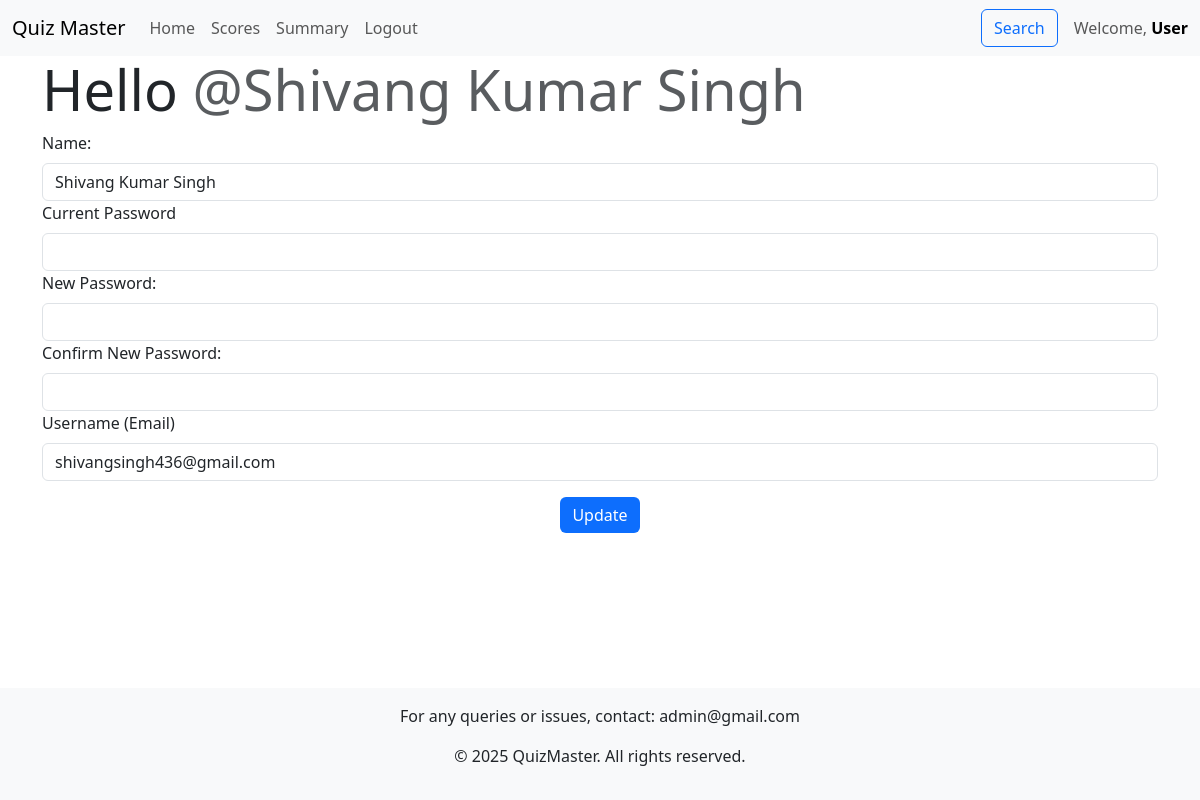
The page /profile (signed in) on the database its author committed.
### models.py (models this page shows)
class User(db.Model):
    id = db.Column(db.Integer, primary_key=True)
    username = db.Column(db.String(120), unique=True, nullable=False)
    password_hash = db.Column(db.String(120), nullable=False)
    full_name = db.Column(db.String(100))
    qualification = db.Column(db.String(100))
    dob = db.Column(db.Date)
    role = db.Column(db.Enum("user", "admin", name="user_roles"), default="user",)
    created_at = db.Column(db.DateTime, default=datetime.now(timezone.utc))
    scores = db.relationship('Score', backref='user', lazy=True, cascade="all, delete-orphan")

### controllers/controllers_login.py (the view, shortened to what this page needs)
@app.route("/profile", methods=["GET", "POST"])
@auth_required
def profile():
    user = User.query.get(session["user_id"])
    return render_template("profile.html", user=user)

### controllers/controllers_login.py (called while the page is built)
def auth_required(func):
    @wraps(func)
    def inner(*args, **kwargs):
        if "user_id" in session:
            return func(*args, **kwargs)
        else:
            flash("Please login to continue")
            return redirect(url_for("home"))
    return inner

### templates/profile.html (shortened to what this page needs)
{% extends 'base.html' %} {% block title %} Profile Page {% endblock %} {% block
    content %}
    <div class="heading">
      <h2 class="display-4">
        Hello
        <span class="text-muted">@{{user.full_name}}</span>
      </h2>
    </div>
    <form action="" method="post" class="form">
      <div class="form-group">
        <label for="name" class="form-label">Name:</label>
        <input
          type="text"
          name="name"
          id="name"
          value="{{user.full_name}}"
          class="form-control"
        />
      </div>
      <div class="form-group">
        <label for="current_password" class="form-label">Current Password</label>
        <input
          type="password"
          name="current_password"
          id="current_password"
          class="form-control"
          required
        />
      </div>
      <div class="form-group">
        <label for="new_password" class="form-label">New Password:</label>
        <input
          type="password"
          name="new_password"
          id="new_password"
          class="form-control"
          required
        />
      </div>
      <div class="form-group">
        <label for="confirm_password" class="form-label"
          >Confirm New Password:</label
        >
        <input
          type="password"
          name="confirm_password"
          id="confirm_password"
          class="form-control"
          required
        />
      </div>
      <div class="form-group">
        <label for="email" class="form-label">Username (Email)</label>
        <input
          type="text"
          name="email"
          id="email"
          value="{{user.username}}"
          class="form-control"
        />
      </div>
      <div class="buttons d-flex justify-content-center align-items-center">
        <div class="form-group m-3">
          <input type="submit" value="Update" class="btn btn-primary" />
        </div>
      </div>
    </form>
    {% endblock %}

### templates/navbar.html (shortened to what this page needs)
<nav class="navbar navbar-expand-lg navbar-light bg-light">
    <div class="container-fluid">
        <a class="navbar-brand" href="/">Quiz Master</a>
        <div class="collapse navbar-collapse" id="navbarNav">
            <ul class="navbar-nav me-auto">
                {% if 'user_id' in session %}
                <li class="nav-item">
                    <a class="nav-link" href="/dashboard">Home</a>
                </li>
                {% if user.role=="user" %}
                <li class="nav-item">
                    <a class="nav-link" href="/dashboard/scores/{{user.id}}">Scores</a>
                </li>
                {% else %}
                <li class="nav-item">
                    <a class="nav-link" href="/dashboard/quiz_management">Quiz</a>
                </li>
                {% endif %}
                <li class="nav-item">
                    <a class="nav-link" href="/summary">Summary</a>
                </li>
                <li class="nav-item">
                    <a class="nav-link" href="/logout">Logout</a>
                </li>
                {% endif %}
            </ul>
            {% if 'user_id' in session %}
            <div class="d-flex align-items-center">
                <a class="nav-link me-3" href="/search">
                    <button class="btn btn-outline-primary">Search</button>
                </a>
                <span class="navbar-text">
                    Welcome, <a class="fw-bold text-decoration-none" href="/profile">{{ user.role | capitalize }}</a>
                </span>
            </div>
            {% endif %}
        </div>
    </div>
</nav>

### static/styles/styles.css (style rules this page uses)
.btn-primary { border: none; transition: all 0.3s ease; }

### rows shown on the page
User: role "User", full_name "Shivang Kumar Singh", name "Shivang Kumar Singh", email "shivangsingh436@gmail.com"
